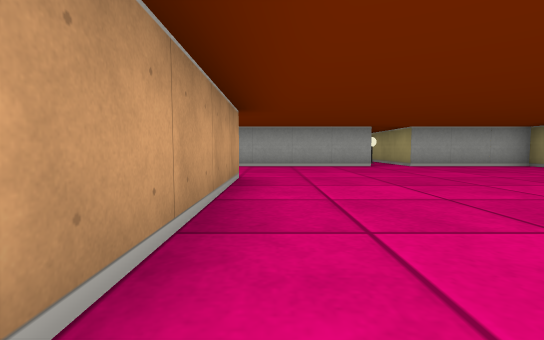
View 1 (above)

15 first-person views from a walk through a cub3D ray-caster map. The camera is about half as high as the walls, tilts 4° down and sees 85° across. The floor is counted in squares. Each view is taken from the middle of a square. On the plan, view 1 faces up. The plan holds only what a view shows up to about 9 squares ahead; the rest is blank. The place goes on beyond the plan.

View 2
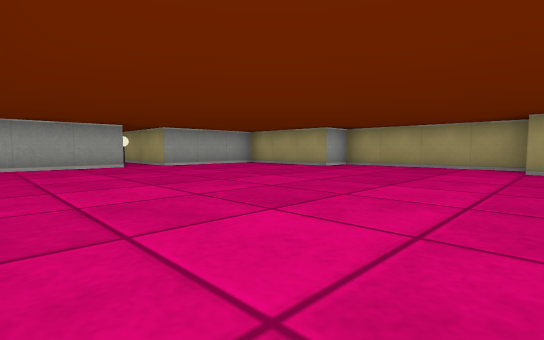

View 3
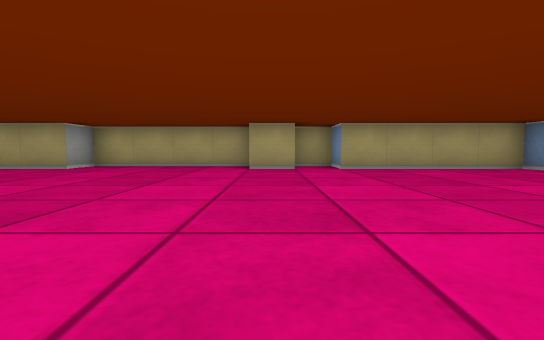

View 4
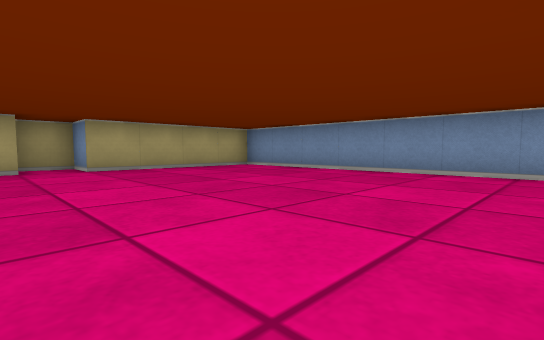

View 5
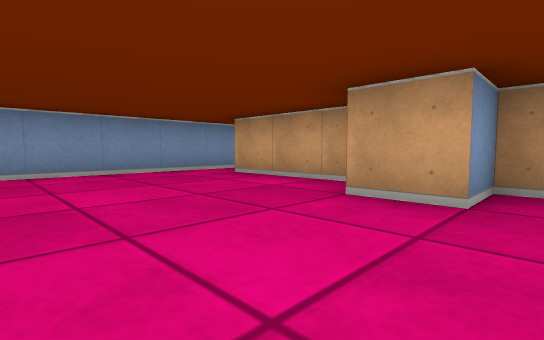

View 6
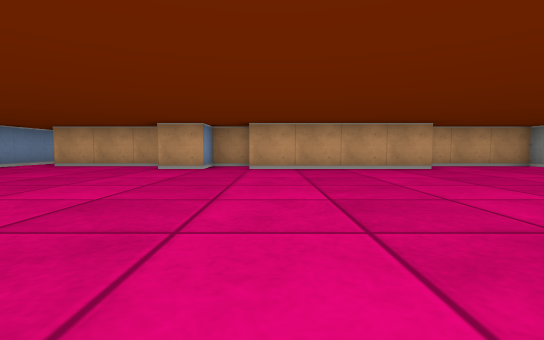

View 7
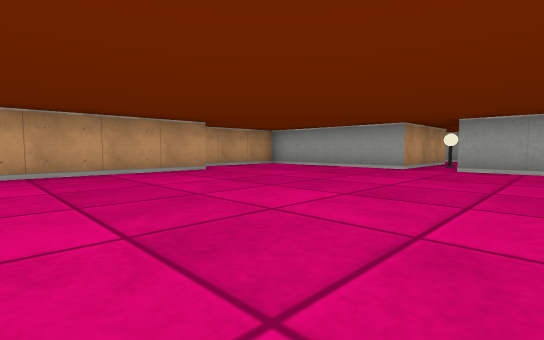

View 8
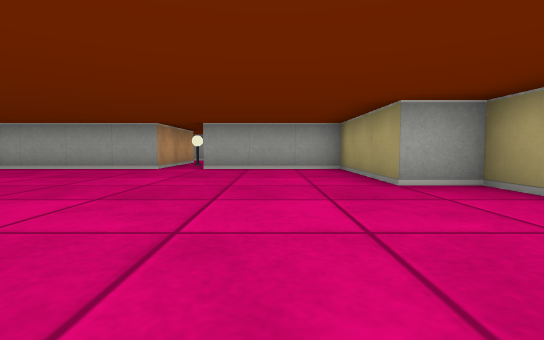

View 9
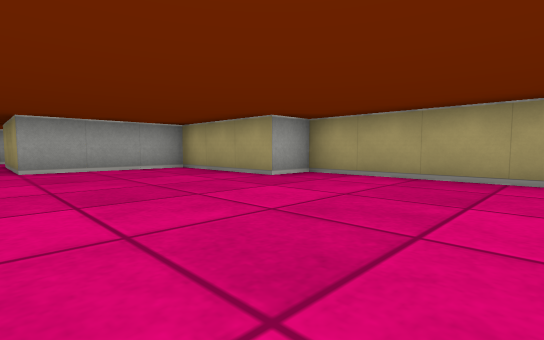

View 10
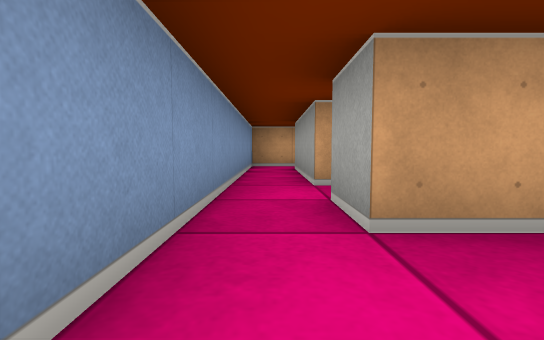

View 11
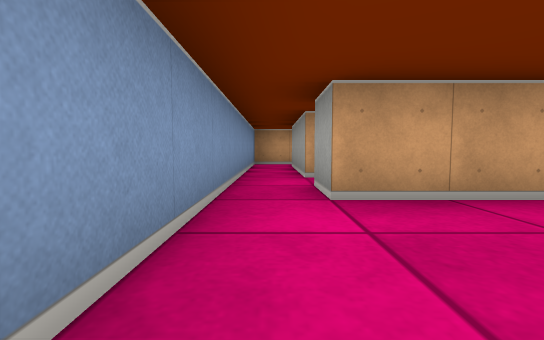

View 12
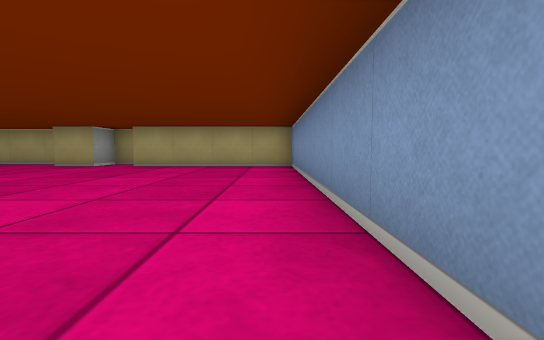

View 13
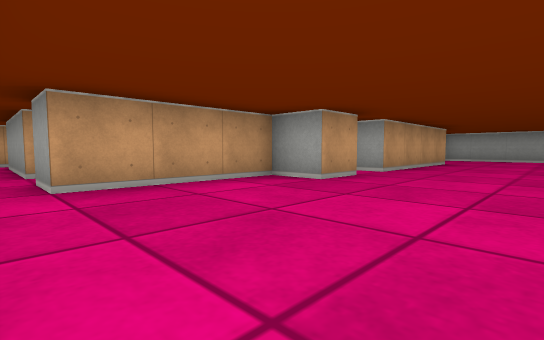

View 14
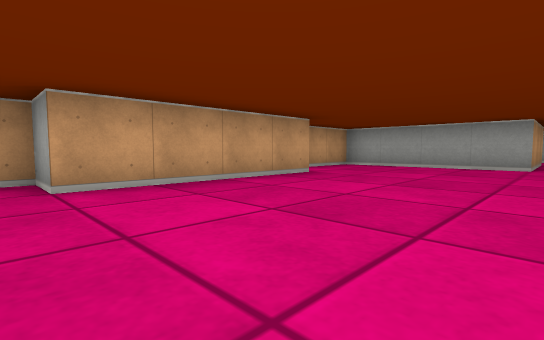

View 15
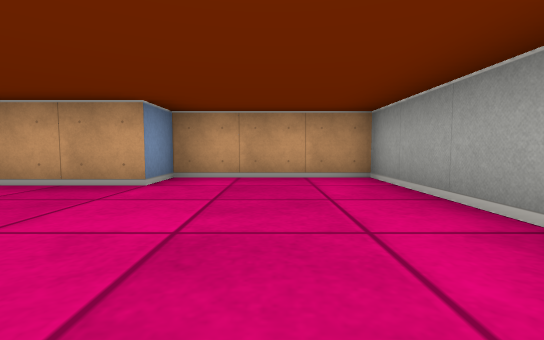

### Floor plan
Ten units are one square. View 1 is at (0, 0); x grows to the right and y downward. Boxes are objects, and circles mark ways between rooms. Rooms are numbered by the first view taken in them; rooms with no view inside come last. Other rooms are left out.
<svg viewBox="-80 -110 160 170">
<path fill="none" stroke="#000" d="M75 -5 75 -45 65 -45 65 -75 35 -75 35 -105M-25 55 65 55 65 15 75 15 75 5 65 5 65 -5M25 -105 25 -75 -15 -75 -15 -45 -5 -45 -5 -5 -15 -5 -15 5 -5 5 -5 15 -15 15 -15 45 -25 45M-75 44 -75 55 -35 55M-35 45 -65 45"/>
<rect x="25" y="-95" width="10" height="10" fill="#bbb"><title>lamp</title></rect>
<text x="30" y="-10">1</text>
<text x="-60" y="50">2</text>
</svg>

Where each view was taken, in squares from view 1:
view 1: 0 up, 0 right, facing up
view 2: 0 up, 0 right, facing up-right
view 3: 0 up, 0 right, facing right
view 4: 0 up, 0 right, facing down-right
view 5: 0 up, 2 right, facing down-left
view 6: 1 up, 6 right, facing left
view 7: 1 up, 5 right, facing up-left
view 8: 1 up, 5 right, facing up
view 9: 1 up, 3 right, facing up-right
view 10: 5 down, 0 right, facing left
view 11: 5 down, 1 right, facing left
view 12: 5 down, 1 left, facing right
view 13: 5 down, 2 right, facing up-left
view 14: 0 up, 3 right, facing up-left
view 15: 6 up, 3 right, facing left
